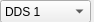
<?xml version="1.0" encoding="UTF-8"?>
<ui version="4.0">
 <class>Form</class>
 <widget class="QWidget" name="Form">
  <property name="geometry">
   <rect>
    <x>0</x>
    <y>0</y>
    <width>94</width>
    <height>22</height>
   </rect>
  </property>
  <property name="windowTitle">
   <string>Form</string>
  </property>
  <widget class="QComboBox" name="cbNetwork">
   <property name="geometry">
    <rect>
     <x>0</x>
     <y>0</y>
     <width>91</width>
     <height>23</height>
    </rect>
   </property>
   <item>
    <property name="text">
     <string>DDS 1</string>
    </property>
   </item>
  </widget>
 </widget>
 <resources/>
 <connections/>
</ui>
